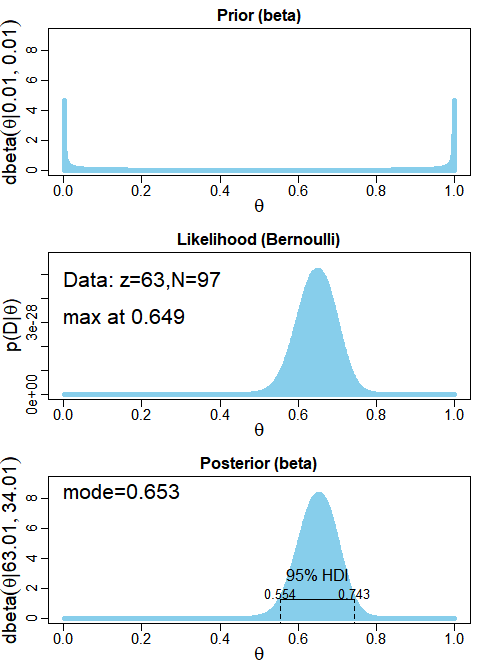

This chart was generated by the following R code:
source("C:/Users/Rama/AppData/Local/Temp/DBDA2Eprograms/DBDA2E-utilities.R")  # Load definitions of graphics functions etc.
source("C:/Users/Rama/AppData/Local/Temp/DBDA2Eprograms/BernBeta.R")          # Load the definition of the BernBeta function

heads = 63
tails = 97 - 63

a = 0.01
b = 0.01
shape = c(a,b)

theta = seq(from=0, to=1, by=0.01)

Data = c(rep(0,tails), rep(1, heads))

openGraph(width=5,height=7)
posterior = BernBeta( priorBetaAB=shape, Data=Data , plotType="Bars" , 
                      showCentTend="Mode" , showHDI=TRUE , showpD=FALSE )
saveGraph(file="BernBetaExample",type="png")
